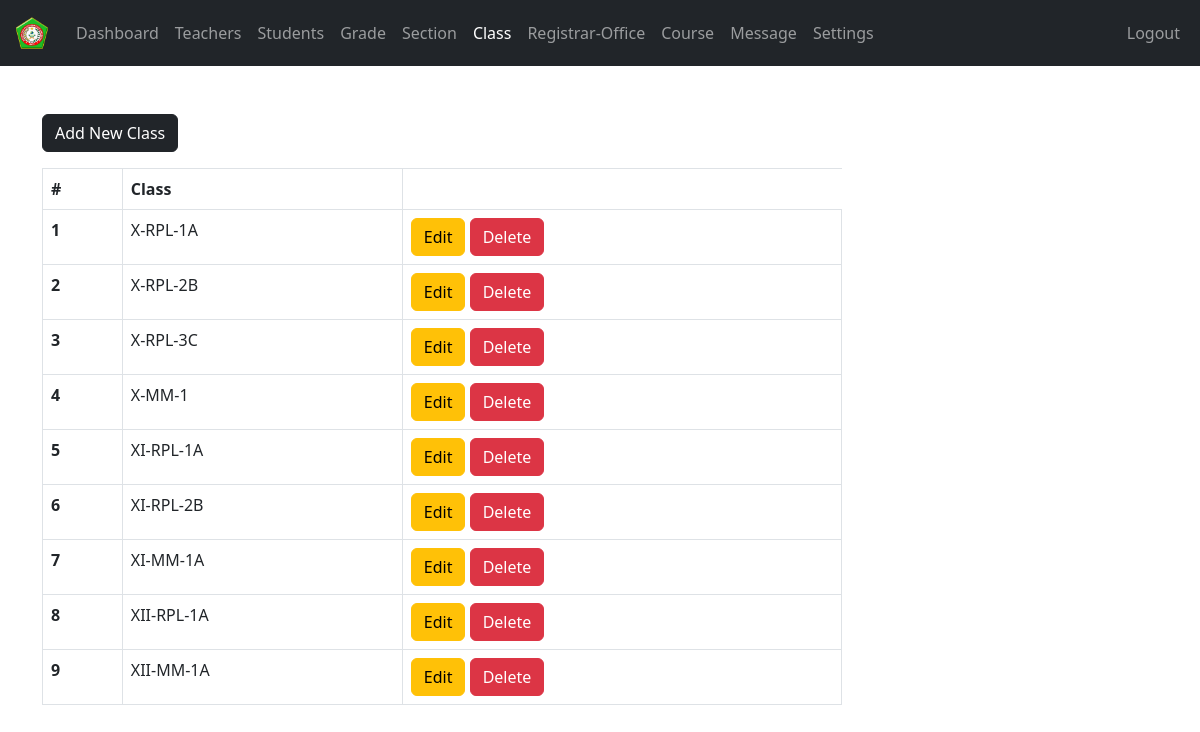
Screenshot of /admin/class.php (signed in) with the database file from the repository.
### tables this page shows
CREATE TABLE `class` (
  `class_id` int(17) NOT NULL,
  `grade` int(100) NOT NULL,
  `section` int(100) NOT NULL
);

CREATE TABLE `grades` (
  `grade_id` int(11) NOT NULL,
  `grade` varchar(31) NOT NULL,
  `grade_code` varchar(7) NOT NULL
);

CREATE TABLE `section` (
  `section_id` int(11) NOT NULL,
  `section` varchar(7) NOT NULL
);

### admin/data/class.php (called while the page is built, shortened)
<?php
function getAllClasses($conn){
   $sql = "SELECT * FROM class";
   $stmt = $conn->prepare($sql);
   $stmt->execute();
   if ($stmt->rowCount() >= 1) {
     $classes = $stmt->fetchAll();
     return $classes;
   }else {
    return 0;
   }
}

### admin/data/grade.php (called while the page is built, shortened)
<?php
function getGradeById($grade_id, $conn){
   $sql = "SELECT * FROM grades
           WHERE grade_id=?";
   $stmt = $conn->prepare($sql);
   $stmt->execute([$grade_id]);
   if ($stmt->rowCount() == 1) {
     $grade = $stmt->fetch();
     return $grade;
   }else {
    return 0;
   }
}

### admin/data/section.php (called while the page is built, shortened)
<?php
function getSectioById($section_id, $conn){
   $sql = "SELECT * FROM section
           WHERE section_id=?";
   $stmt = $conn->prepare($sql);
   $stmt->execute([$section_id]);
   if ($stmt->rowCount() == 1) {
     $section = $stmt->fetch();
     return $section;
   }else {
    return 0;
   }
}

### admin/class.php (the view, shortened to what this page needs)
<?php
if (isset($_SESSION['admin_id']) &&
    isset($_SESSION['role'])) {
    if ($_SESSION['role'] == 'Admin') {
       include "../DB_connection.php";
       include "data/class.php";
       include "data/grade.php";
       include "data/section.php";
       $classes = getAllClasses($conn);
 ?>
<!DOCTYPE html>
<html lang="en">
<head>
	<link rel="stylesheet" href="https://cdn.jsdelivr.net/npm/bootstrap@5.2.0/dist/css/bootstrap.min.css">
	<link rel="stylesheet" href="../css/style.css">
  <link rel="stylesheet" href="https://cdnjs.cloudflare.com/ajax/libs/font-awesome/4.7.0/css/font-awesome.min.css">
</head>
<body>
    <?php
        include "inc/navbar.php";
        if ($classes != 0) {
     ?>
     <div class="container mt-5">
        <a href="class-add.php"
           class="btn btn-dark">Add New Class</a>
           <div class="table-responsive">
              <table class="table table-bordered mt-3 n-table">
                <thead>
                  <tr>
                    <th scope="col">#</th>
                    <th scope="col">Class</th>
                  </tr>
                </thead>
                <tbody>
                  <?php $i = 0; foreach ($classes as $class ) {
                    $i++;  ?>
                  <tr>
                    <th scope="row"><?=$i?></th>
                    <td>
                      <?php
                          $grade  = getGradeById($class['grade'], $conn);
                          $section = getSectioById($class['section'], $conn);
                          echo $grade['grade_code'].'-'.$grade['grade'].$section['section'];
                       ?>
                    </td>
                    <td>
                        <a href="class-edit.php?class_id=<?=$class['class_id']?>"
                           class="btn btn-warning">Edit</a>
                        <a href="class-delete.php?class_id=<?=$class['class_id']?>"
                           class="btn btn-danger">Delete</a>
                    </td>
                  </tr>
                <?php } ?>
                </tbody>
              </table>
           </div>
         <?php } ?>
     </div>
</body>
</html>
<?php
  }else {
    header("Location: ../login.php");
    exit;
  }
}else {
	header("Location: ../login.php");
	exit;
}
?>

### css/style.css (style rules this page uses)
.n-table { max-width: 800px; }

### rows the page displays
class: grades.grade_code "X-RPL", grades.grade "1", section.section "A"
class: grades.grade_code "X-RPL", grades.grade "2", section.section "B"
class: grades.grade_code "X-RPL", grades.grade "3", section.section "C"
class: grades.grade_code "X-MM", grades.grade "1"
class: grades.grade_code "XI-RPL", grades.grade "1", section.section "A"
class: grades.grade_code "XI-RPL", grades.grade "2", section.section "B"
class: grades.grade_code "XI-MM", grades.grade "1", section.section "A"
class: grades.grade_code "XII-RPL", grades.grade "1", section.section "A"
class: grades.grade_code "XII-MM", grades.grade "1", section.section "A"
